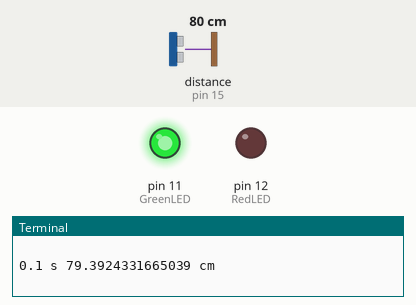
Recording of a program running on a simulated Raspberry Pi (header pin numbers). Parts: output pins drawn as LEDs (lit = HIGH), the last lines printed to the terminal. Inputs (shaded band) come from the test bench; at power-on: distance to the obstacle (sensor on pin 15) 80 cm. The echo pulse lasts 58.3 µs per cm; the clock reads 2024-03-15 10:24:30 at power-on unless the program sets it; pins used as bus, display or sensor lines are not drawn. At 10.7 s the program stops and its outputs stay as they are.

Above: at 0.2 s.
At 10.7 s:
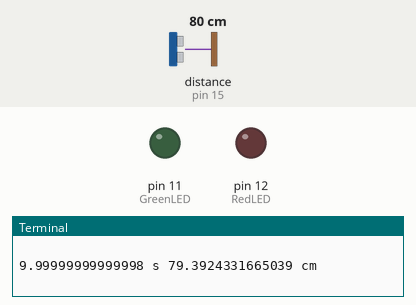
Timing chart, 0 to 12.2 s (numbered marks = the images above):
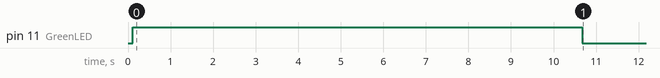

The program:

UltrasonicLED_3.py
```python
"""
==== Prof. Kartik V. Bulusu
==== MAE Department, SEAS GWU
==== Description
======== This program incorporates an Ultrasonic Sensor
======== It has been written exclusively for CS1010 & APSC1001 students in GWU.
======== It may not be used for any other purposes unless author's prior permission is aquired.
"""

# IMPORT MODULES ====================================================

import RPi.GPIO as GPIO
import time
import numpy as np
# import matplotlib.pyplot as plt

# =====================================================================

# INTIALIZE GPIO-PINS =================================================
# Declare the channels for each device

TRIG = 16 #Ultrasound projector
ECHO = 15 #Ultrasound Receiver
RedLED = 12 #Red LED
GreenLED = 11 #Green LED

# =====================================================================

# INTIALIZE VARIABLES =================================================

timeElapsed = 0
threshold = 25 # distance in centimeters
T = np.array([])
D = np.array([])

# =====================================================================


# DEFINE FUNCTIONS ====================================================
# ~~~~~~~~~~~~~~~~~~~~~~~~~~~~~~~~~~~~~~~~~~~~~~~~~~~~~~~~~~~~~~~~~~~~~
# Set up GPIO mode and define input and output pins

def setup():
    GPIO.setmode(GPIO.BOARD)
    GPIO.setup(TRIG, GPIO.OUT)
    GPIO.setup(ECHO, GPIO.IN)
    GPIO.setup(RedLED, GPIO.OUT)
    GPIO.setup(GreenLED, GPIO.OUT)

#    global buzz
#    buzz = GPIO.PWM(SPEAK, 400) #S ets the speaker's channel to 440hz
#    buzz.start(100) # Sends a constant high voltage (duty cycle of 100%)

# ~~~~~~~~~~~~~~~~~~~~~~~~~~~~~~~~~~~~~~~~~~~~~~~~~~~~~~~~~~~~~~~~~~~~~
# Function given by SunFounder to calculate distance from sensor

def distance():
    GPIO.output(TRIG, 0)
    time.sleep(0.000002)
    GPIO.output(TRIG, 1)
    time.sleep(0.00001)
    GPIO.output(TRIG, 0)


    while GPIO.input(ECHO) == 0:
        time1 = time.time()

    while GPIO.input(ECHO) == 1:
        time2 = time.time()

    during = time2 - time1
    return during * 340 / 2 * 100 #Returns distance in cm

# ~~~~~~~~~~~~~~~~~~~~~~~~~~~~~~~~~~~~~~~~~~~~~~~~~~~~~~~~~~~~~~~~~~~~~
# WRITE DATA TO ARRAYS, PRINT DATA ON TERMINAL for 10 seconds

def loop():


        global timeElapsed, T, D

        while timeElapsed <= 10:
            # writes the time elapsed and distance measured
            # Turns LED to RED if object within 'threshold' distance
            dist = distance()

            print(timeElapsed, 's', dist, 'cm')
            print('')

            time.sleep(0.1)
            timeElapsed = timeElapsed+0.1

            D = np.append(D, dist)
            T = np.append(T, timeElapsed)

            global threshold
            if(dist<threshold):
                GPIO.output(11, GPIO.LOW)
                GPIO.output(12, GPIO.HIGH)
            else:
                GPIO.output(11, GPIO.HIGH)
                GPIO.output(12, GPIO.LOW)

# ~~~~~~~~~~~~~~~~~~~~~~~~~~~~~~~~~~~~~~~~~~~~~~~~~~~~~~~~~~~~~~~~~~~~
# GENERATES A PLOT of DISTANCE (centimeters) vs TIME (seconds)

# def plotting():
#    plt.plot(T,D)
#    plt.title('Result of Ultrasonic sensor data')
#    plt.xlabel('Time <seconds>')
#    plt.ylabel('Distance <Centimeters> ')
#    plt.grid(True)
#    plt.show()

# ~~~~~~~~~~~~~~~~~~~~~~~~~~~~~~~~~~~~~~~~~~~~~~~~~~~~~~~~~~~~~~~~~~~~
# CLEAR GPIO CHANNELS, STOP Buzzer and close CSV FILEs

def destroy():
    GPIO.cleanup()

# ====================================================================
# MAIN FUNCTION to RUN PROGRAM  ======================================

if __name__ == '__main__':
    setup()
    try:
        loop()
#        plotting()
    except KeyboardInterrupt: #Quits out on ctrl+c
        destroy()
    finally:
        destroy()
# ====================================================================
```
